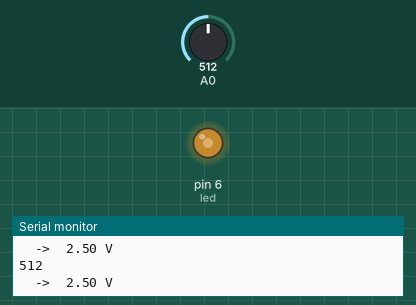
The sketch below on a simulated Arduino Uno, built with avr-gcc and run on an emulated ATmega328P. Shown: output pins drawn as LEDs (lit = HIGH), the last lines printed to the serial monitor. The inputs (shaded band) are chosen by the test bench; at power-on: A0 = 512.

Above: at 1.2 s.
1.3 s: A0 set to 716
At 2.1 s:
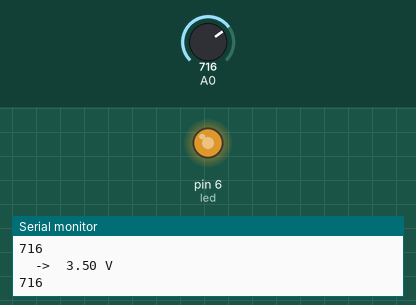
2.8 s: A0 set to 900
At 3.3 s:
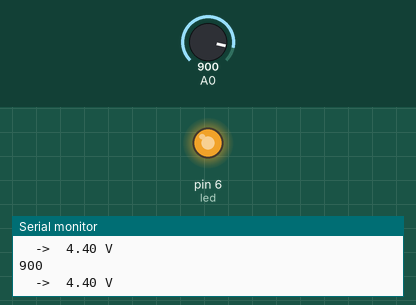
4.3 s: A0 set to 122
At 5.0 s:
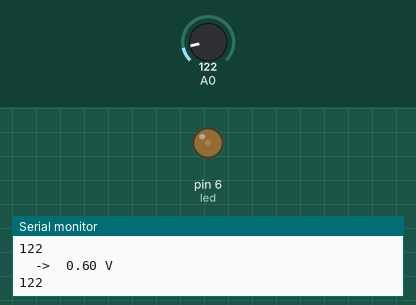
5.8 s: A0 set to 110
At 6.2 s:
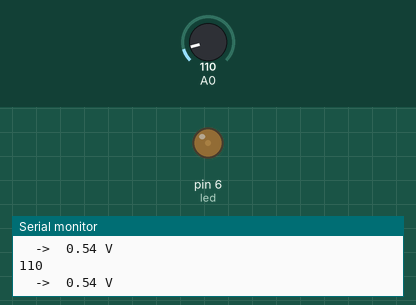
8.8 s: A0 set to 95
At 9.8 s:
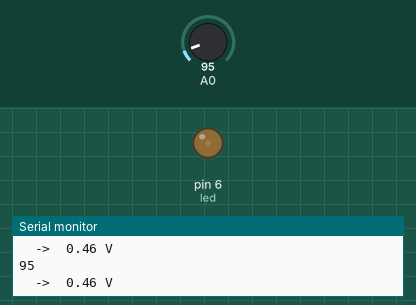
11.8 s: A0 set to 511
At 13.2 s:
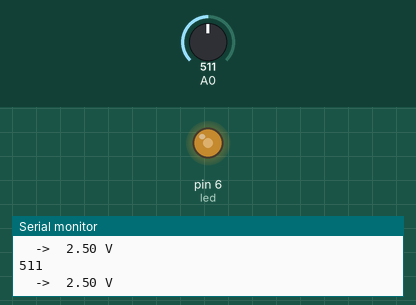
Timing chart, 0 to 14.3 s (numbered marks = the images above; inputs shaded):
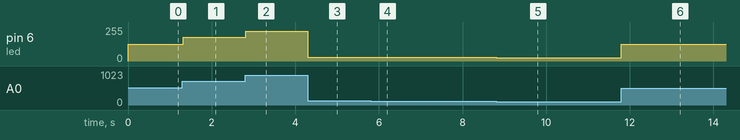

The sketch:

pwm.ino
```cpp
int led = 6;

void setup() {
  Serial.begin(9600);
  pinMode(led, OUTPUT);
}

void loop() {
  int value = analogRead(A0);
  float volts = value * (5.0 / 1023.0);

  // if (volts >=3.5){
  //   digitalWrite(led, HIGH);
  // }
  // else {
  //   digitalWrite(led, LOW);zq  w
  // }

  int bright = map(value,0,1023,0,255);

  analogWrite(led,bright);
  Serial.println(value);
  Serial.print("  ->  ");
  Serial.print(volts);
  Serial.println(" V");


}
```

Measured:
- after the input at 1.3 s, pin 6 (led): 127/255 → 178/255 at once
- after the input at 2.8 s, pin 6 (led): 178/255 → 224/255 at once
- after the input at 4.3 s, pin 6 (led): 224/255 → 30/255 at once
- after the input at 5.8 s, pin 6 (led): 30/255 → 27/255 at once
- after the input at 8.8 s, pin 6 (led): 27/255 → 23/255 at once
- after the input at 11.8 s, pin 6 (led): 23/255 → 127/255 at once
